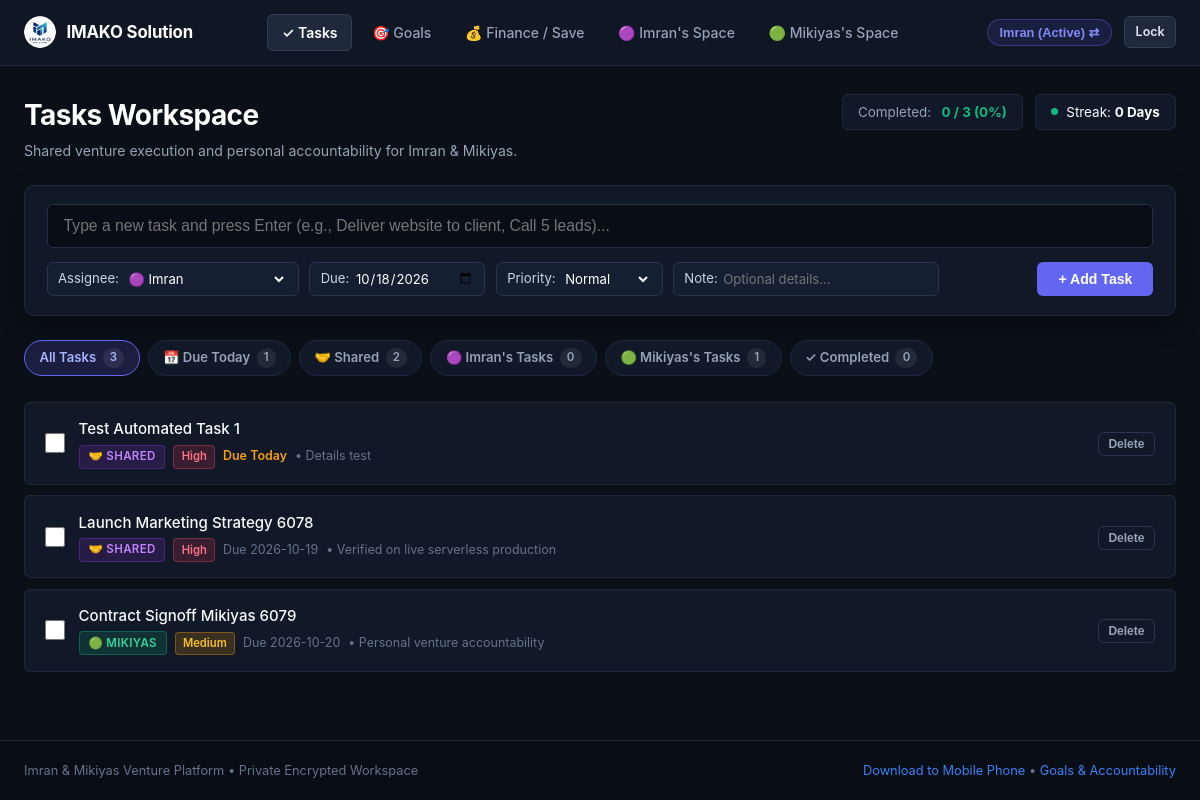
The page /index (signed in) on the database as committed earlier.
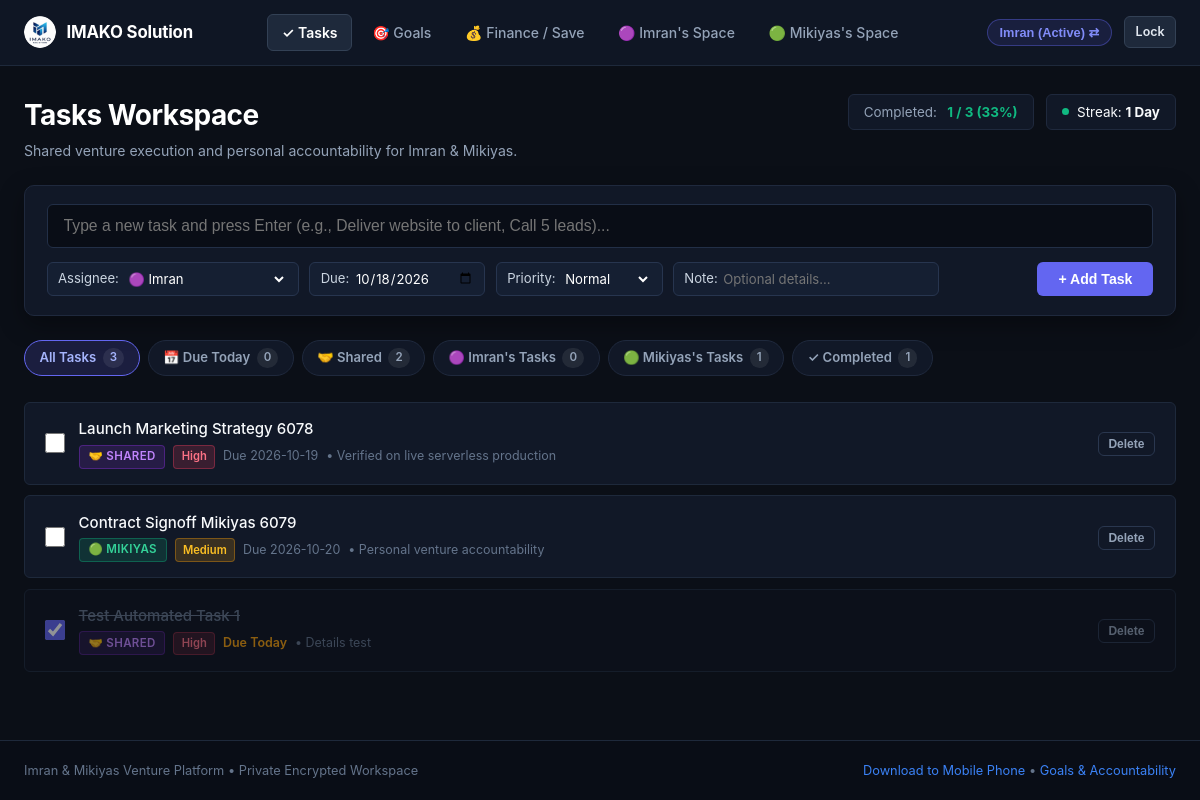
The same page on the database as committed later.
### tables this page shows
CREATE TABLE tasks (
        id INTEGER PRIMARY KEY AUTOINCREMENT,
        user_id TEXT NOT NULL,
        task_type TEXT NOT NULL DEFAULT 'personal' CHECK(task_type IN ('shared', 'personal')),
        week_identifier TEXT NOT NULL,
        title TEXT NOT NULL,
        details TEXT,
        due_date TEXT NOT NULL,
        target_time TEXT,
        is_done INTEGER NOT NULL DEFAULT 0,
        done_date TEXT,
        proof_image TEXT,
        proof_text TEXT,
        ai_verified INTEGER NOT NULL DEFAULT 0,
        ai_status TEXT NOT NULL DEFAULT 'Unverified',
        ai_feedback TEXT,
        is_archived INTEGER NOT NULL DEFAULT 0,
        consequence_applied INTEGER NOT NULL DEFAULT 0,
        created_at TIMESTAMP DEFAULT CURRENT_TIMESTAMP, assigned_to TEXT DEFAULT 'imran', priority TEXT DEFAULT 'Normal',
        FOREIGN KEY (user_id) REFERENCES users (id) ON DELETE CASCADE
    );

### app.py (the view)
@app.route("/")
@app.route("/index")
def index():
    if not (session.get("logged_in_user") or request.cookies.get("partner_user")):
        return handle_login_request()
    return tasks_board()

### app.py (called while the page is built, shortened)
@app.before_request
def require_authentication_gate():
    if request.endpoint == "static" or request.path.startswith(("/static/", "/public/")):
        return None
    allowed_exact = (
        "/", "/index", "/login", "/login/", "/favicon.ico", "/manifest.json", "/sw.js",
        "/api/index", "/api/index/", "/api/index.py", "/debug"
    )
    if (
        request.path in allowed_exact
        or request.endpoint in ("login", "debug_endpoint", "index", "vercel_entrypoint_dispatcher")
    ):
        return None

### database/db.py (called while the page is built, shortened)
def get_db_connection():
    global _last_db_check
    conn = sqlite3.connect(DB_PATH, factory=SyncedConnection)
    conn.row_factory = sqlite3.Row
    conn.execute("PRAGMA foreign_keys = ON")
    return conn

def check_and_apply_penalties(conn):
    today_str = date.today().strftime("%Y-%m-%d")
    cursor = conn.cursor()
    cursor.execute("""
    SELECT t.id, t.user_id, t.title, t.due_date, u.default_consequence
    FROM tasks t
    JOIN users u ON t.user_id = u.id
    WHERE t.due_date < ? AND t.is_done = 0 AND t.consequence_applied = 0
    """, (today_str,))
    overdue_tasks = cursor.fetchall()
    conn.commit()

### templates/tasks.html (shortened to what the changed rows need)
{% extends "base.html" %}
{% block content %}
<div style="margin-bottom: 1.5rem; display:flex; justify-content:space-between; align-items:flex-start; flex-wrap:wrap; gap:1rem;">
  <div>
    <h1 style="font-size:1.75rem; font-weight:700;">Tasks Workspace</h1>
  </div>
  <div style="display:flex; align-items:center; gap:0.75rem; flex-wrap:wrap;">
    <div style="background:#111827; border:1px solid #1f293d; padding:0.45rem 0.95rem; border-radius:var(--radius-sm); font-size:0.84rem; display:flex; align-items:center; gap:0.65rem;">
      <span style="color:var(--text-muted);">Completed:</span>
      <strong style="color:var(--accent-emerald);">{{ stats.done_count }} / {{ stats.total_count }} ({{ stats.rate }}%)</strong>
    </div>
    <div style="background:#111827; border:1px solid #1f293d; padding:0.45rem 0.95rem; border-radius:var(--radius-sm); font-size:0.84rem; display:flex; align-items:center; gap:0.5rem;">
      <span>Streak: <strong>{{ streak_count }} {{ 'Day' if streak_count == 1 else 'Days' }}</strong></span>
    </div>
  </div>
</div>
<div class="filter-chips-bar">
  <a href="{{ url_for('tasks_board', tab='today') }}" class="filter-chip {% if active_tab == 'today' %}active{% endif %}">
    📅 Due Today <span class="chip-count">{{ counts.today }}</span>
  </a>
  <a href="{{ url_for('tasks_board', tab='completed') }}" class="filter-chip {% if active_tab == 'completed' %}active{% endif %}">
    ✓ Completed <span class="chip-count">{{ counts.completed }}</span>
  </a>
</div>
<div style="margin-top: 1rem;">
  {% if tasks %}
    {% for task in tasks %}
      <div class="cool-task-card {% if task.is_done %}is-done{% endif %}">
        <div class="cool-task-left">
          <form action="{{ url_for('toggle_task_done', task_id=task.id) }}" method="POST" style="margin:0; display:flex; align-items:center;">
            <input type="checkbox" class="cool-task-checkbox" {% if task.is_done %}checked{% endif %} onchange="this.form.submit()" title="Click to mark done / undone">
          </form>
          <div style="flex:1;">
            <div class="cool-task-title">
              {{ task.title }}
            </div>
            <div class="cool-task-meta">
              {% if task.assigned_to == 'shared' or task.task_type == 'shared' %}
                <span class="badge-assignee shared">🤝 Shared</span>
              {% elif task.assigned_to == 'imran' or (task.user_id == 'imran' and not task.assigned_to) %}
                <span class="badge-assignee imran">🟣 Imran</span>
              {% elif task.assigned_to == 'mikiyas' or (task.user_id == 'mikiyas' and not task.assigned_to) %}
                <span class="badge-assignee mikiyas">🟢 Mikiyas</span>
              {% endif %}
              {% if task.priority and task.priority != 'Normal' %}
                <span class="badge-priority {{ task.priority }}">{{ task.priority }}</span>
              {% endif %}
              {% if task.due_date %}
                {% if not task.is_done and task.due_date < today_str %}
                  <span style="color:var(--accent-rose); font-weight:600;">⚠ Overdue ({{ task.due_date }})</span>
                {% elif task.due_date == today_str %}
                  <span style="color:var(--accent-amber); font-weight:600;">Due Today</span>
                {% else %}
                  <span>Due {{ task.due_date }}</span>
                {% endif %}
              {% endif %}
              {% if task.details %}
                <span style="color:var(--text-subtle);">• {{ task.details }}</span>
              {% endif %}
            </div>
          </div>
        </div>
        <div style="display:flex; align-items:center; gap:0.5rem;">
          <form action="{{ url_for('delete_task', task_id=task.id) }}" method="POST" style="margin:0;">
            <button type="submit" class="btn btn-outline btn-sm delete-confirm-btn" data-confirm-msg="Delete this task?" style="padding:0.25rem 0.6rem; font-size:0.75rem; border-color:#2a374f; color:#94a3b8;">
              Delete
            </button>
          </form>
        </div>
      </div>
    {% endfor %}
  {% endif %}
</div>
{% endblock %}

Rows that differ between the two databases and show on the page:
changed tasks "Test Automated Task 1": is_done "☐" → "☑"; moves down the list
Other text that changed with them:
{{ stats.done_count }}: "0" → "1"
{{ stats.rate }}: "0" → "33"
{{ streak_count }}: "0" → "1"
{{ 'Day' if streak_count == 1 else 'Days' }}: "Days" → "Day"
{{ counts.today }}: "1" → "0"
{{ counts.completed }}: "0" → "1"
